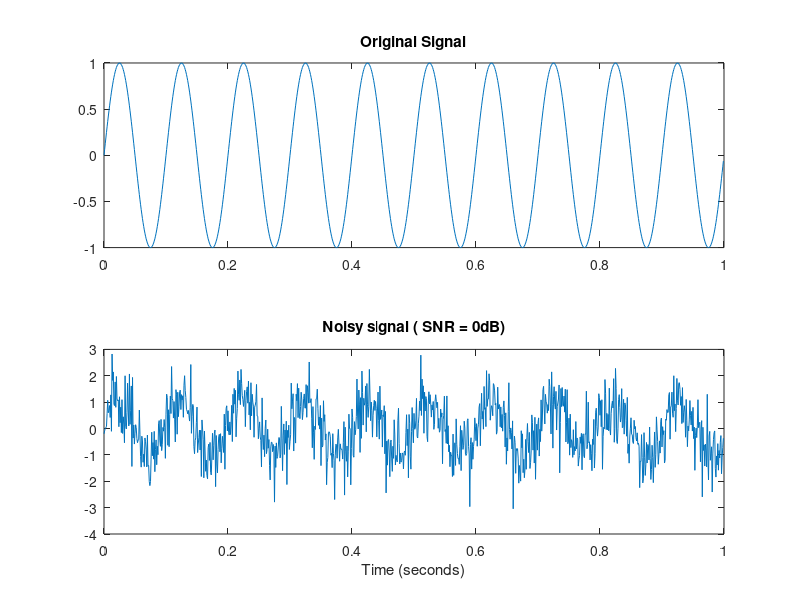

MATLAB code for this plot:
clc
clear all
close all

% Parameters
Fs = 1000;                  %sampling frequency
T = 1;                      %calculate noise 
t = 0:1/Fs:T-1/Fs;          %generate AWGN
%t1 = 0.1/Fs:T              %time vector

f_signal = 10;              %frequency of sinusodial signal
A_signal = 1;               %amplitude
signal = A_signal * sin(2*pi*f_signal*t);
% plot(t, signal);             

%Noise generation
SNR_dB = 0;
noise_power = var(signal) / (10^(SNR_dB/10));
noise = sqrt(noise_power) * randn(size(t));

% Add noise to the signal
noisy_signal = signal + noise;

figure;
subplot(2,1,1);
plot(t, signal);
title('Original Signal');

subplot(2,1,2);
plot(t, noisy_signal);
title(['Noisy signal ( SNR = ' num2str(SNR_dB) 'dB)']);
xlabel('Time (seconds)');